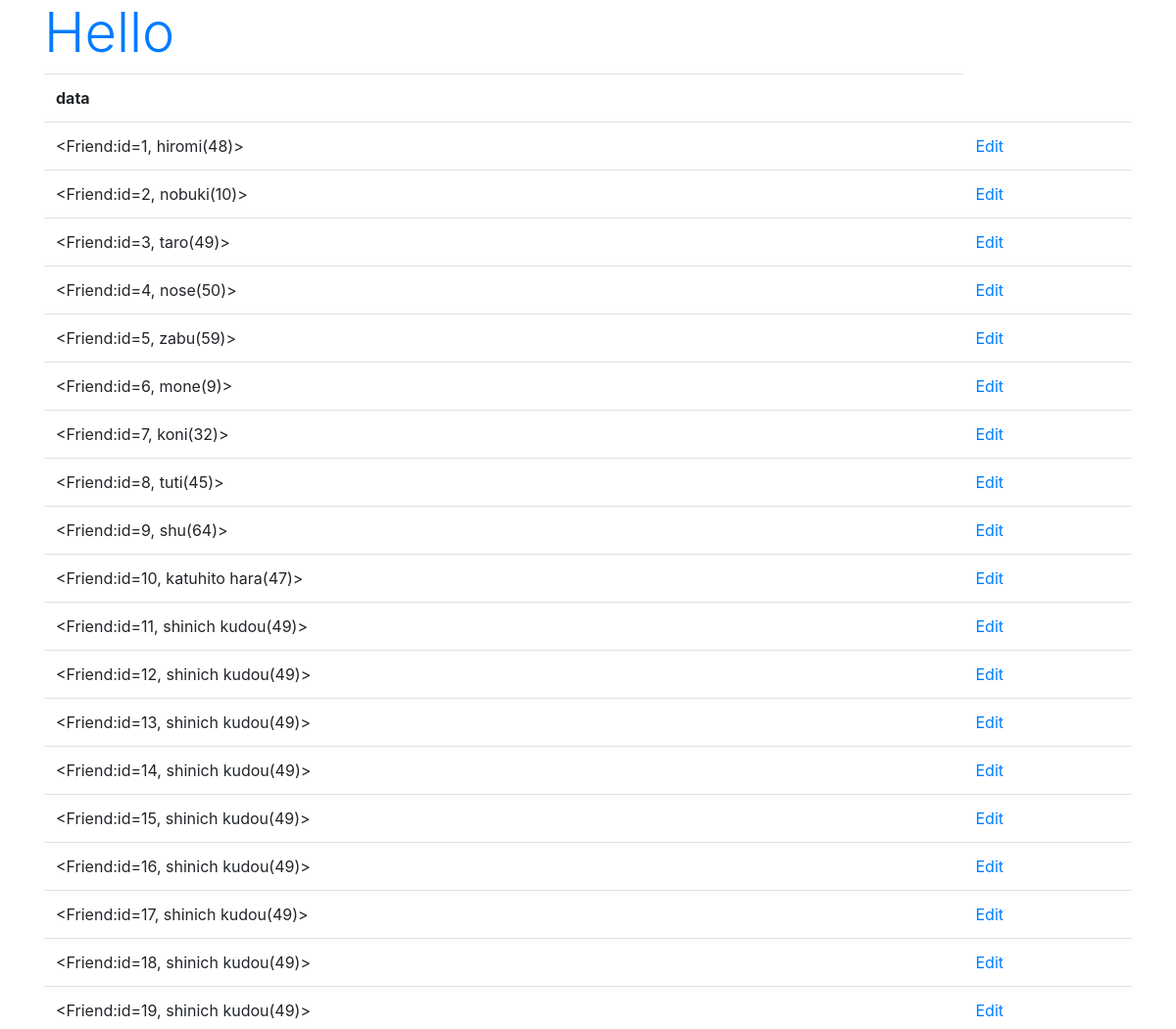
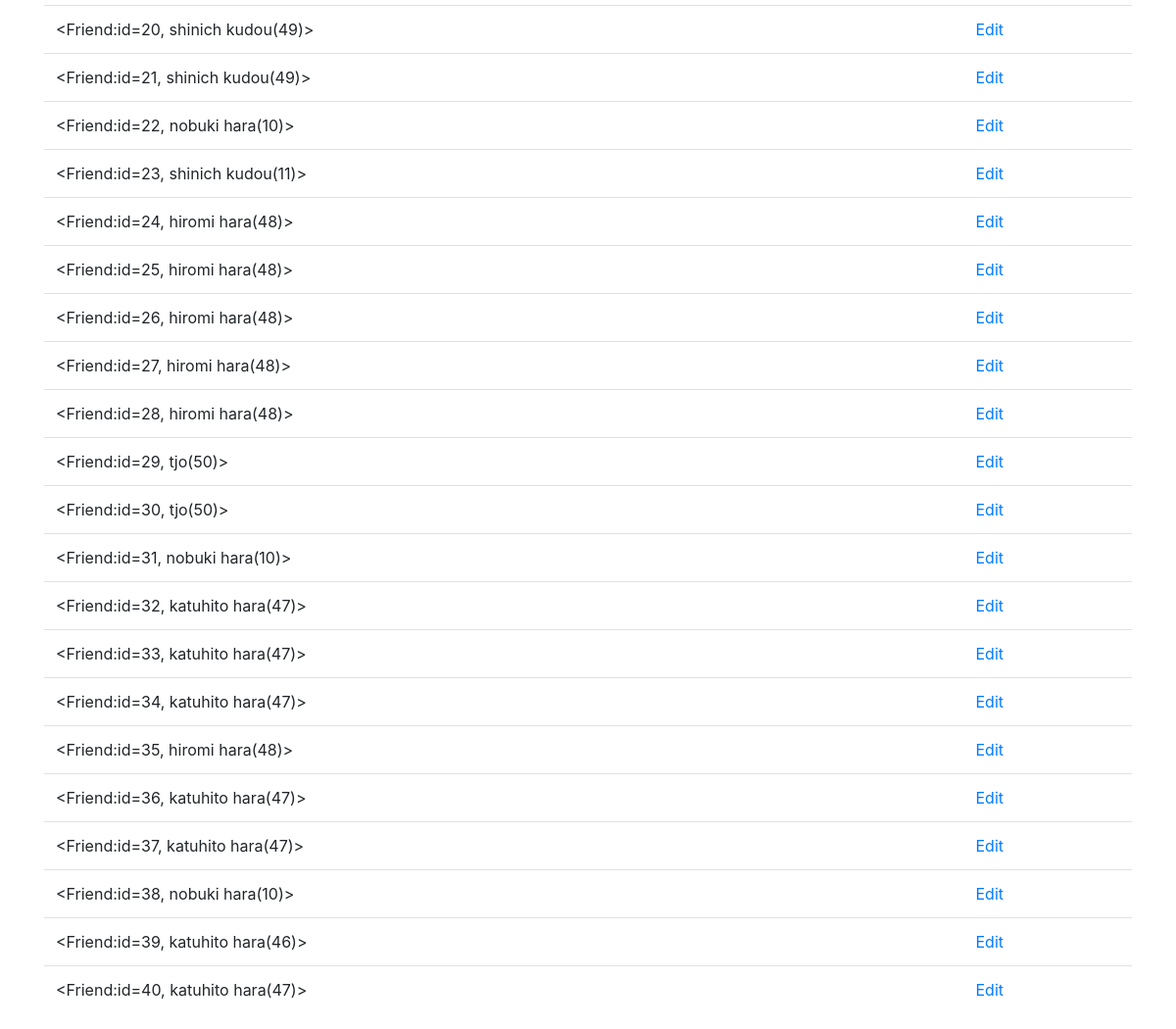
The app's page /katuapp005/, older data (2 pictures, top to bottom).
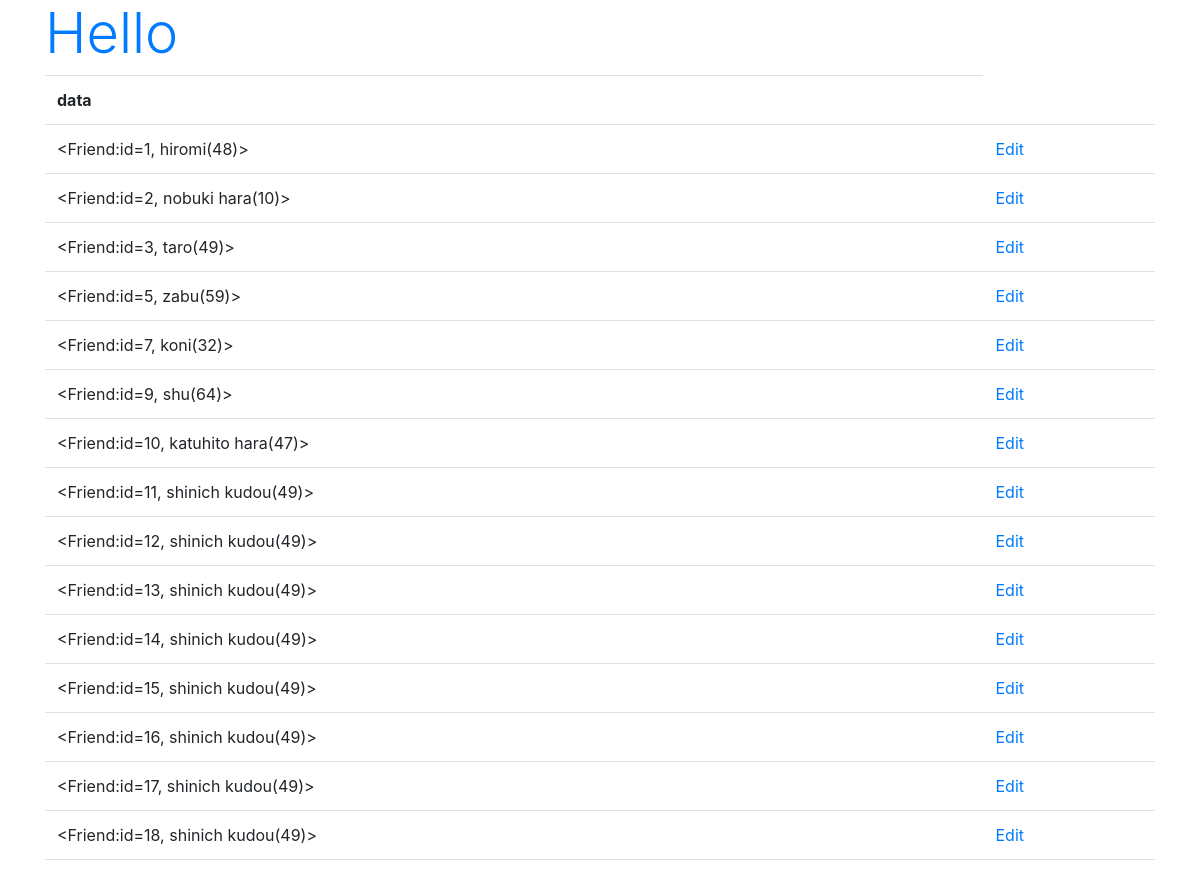
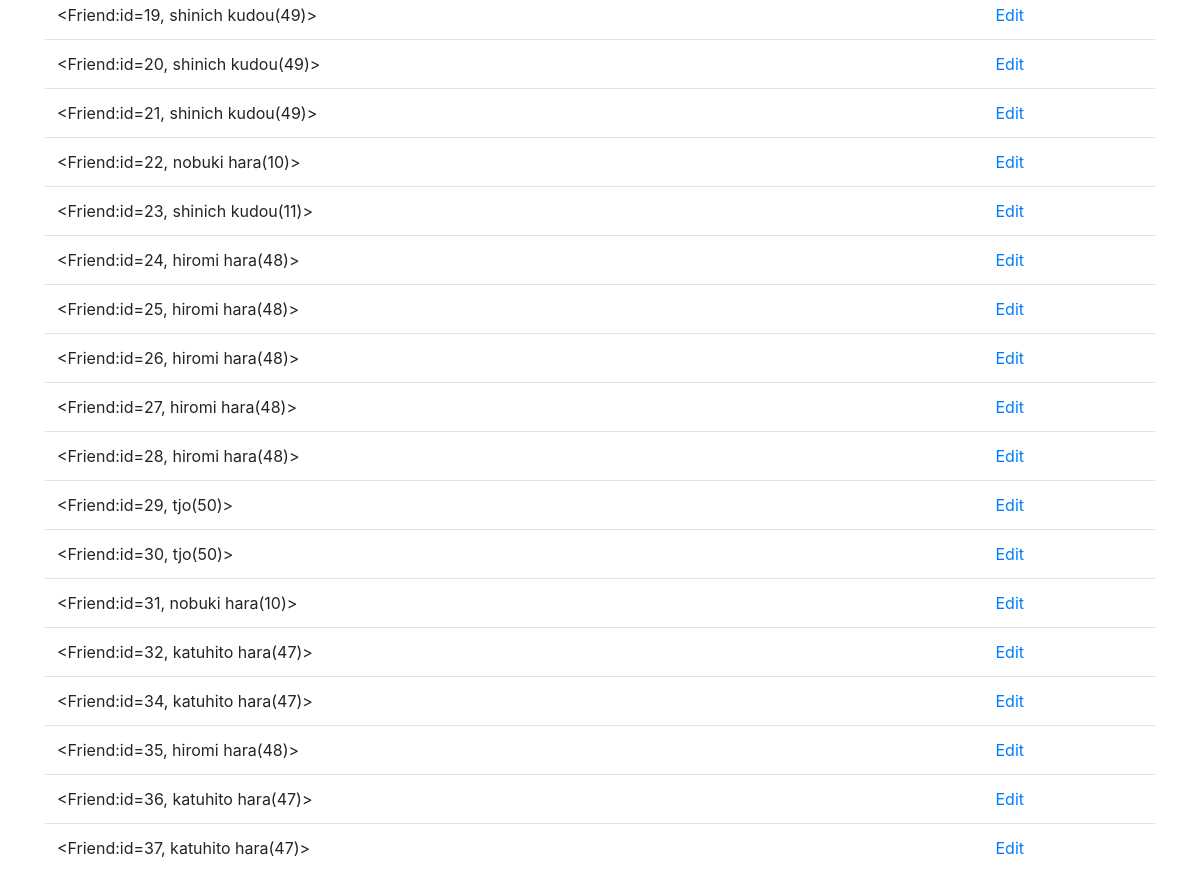
The same page, newer data (2 pictures, top to bottom).
### katuapp005/models.py (models this page shows)
class Friend(models.Model):
    name = models.CharField(max_length=100)
    mail = models.EmailField(max_length=200)
    gender = models.BooleanField()
    age = models.IntegerField(default=0)
    birthday = models.DateField()
    def __str__(self):
        return '<Friend:id=' + str(self.id) + ', ' + self.name + '(' +str(self.age) + ')>'

### katuapp005/views.py (the view)
# urls.py: path('', views.index, name='index'),
def index(request):
    data = Friend.objects.all()
    params = {
        'title': 'Hello',
        'msg': 'ALL Friends',
        'data': data,
    }
    return render(request, 'katuapp005/index2.html', params)

### katuapp005/templates/katuapp005/index2.html (shortened to what this page needs)
{% load static %}
<!DOCTYPE html>
<html lang="ja">
    <head>
        <link rel="stylesheet" href="https://stackpath.bootstrapcdn.com/bootstrap/4.3.1/css/bootstrap.min.css">
    </head>
    <body class="container">
        <h1 class="display-4 text-primary">{{title}}</h1>
        <table class="table">
            <tr>
                <th>data</th>
            </tr>
        {% for item in data %}
            <tr>
                <td>{{item}}</td>
                <td><a href="{% url 'edit' item.id %}">Edit</a></td>
            </tr>
        {% endfor %}
        </table>
    </body>
</html>

Row changes from the older to the newer data that the page shows:
removed Friend: id+name+age "<Friend:id=4, nose(50)>"
removed Friend: id+name+age "<Friend:id=6, mone(9)>"
removed Friend: id+name+age "<Friend:id=8, tuti(45)>"
removed Friend: id+name+age "<Friend:id=33, katuhito hara(47)>"
removed Friend: id+name+age "<Friend:id=38, nobuki hara(10)>"
removed Friend: id+name+age "<Friend:id=39, katuhito hara(46)>"
removed Friend: id+name+age "<Friend:id=40, katuhito hara(47)>"
changed Friend: id+name+age "<Friend:id=2, nobuki(10)>" → "<Friend:id=2, nobuki hara(10)>"
